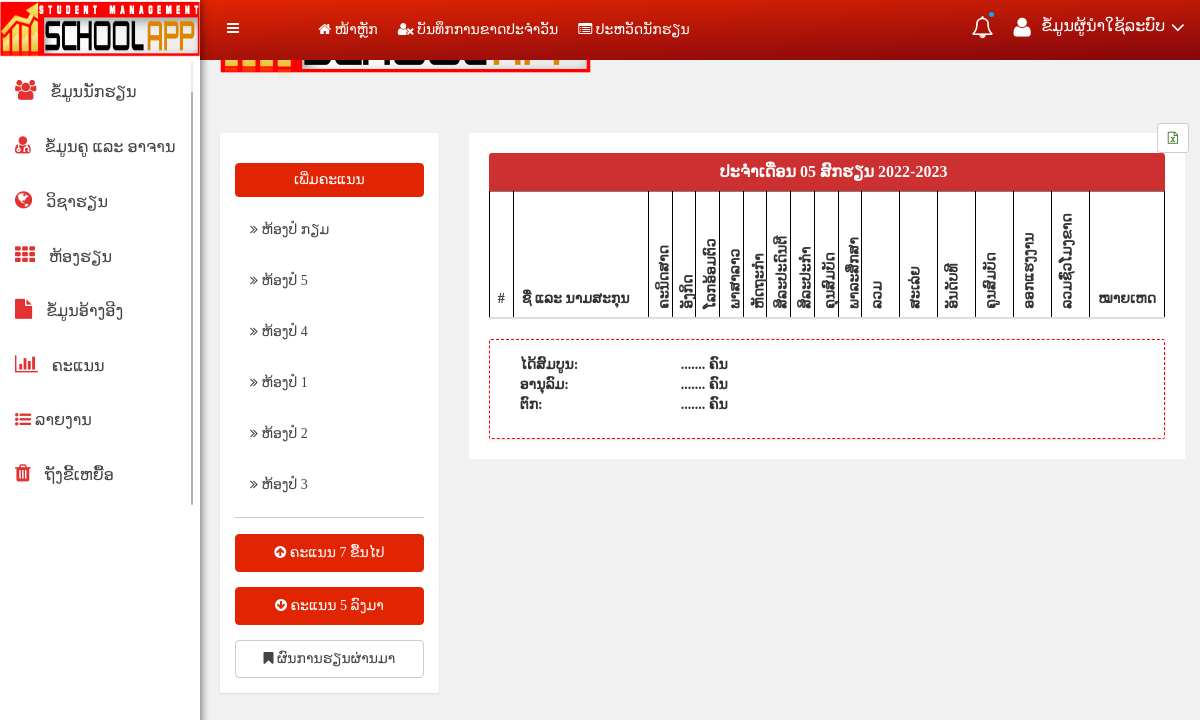
Page /view_5down.php (signed in) on the committed database.
### tables this page shows
CREATE TABLE `class_room`  (
  `class_id` int(3) NOT NULL AUTO_INCREMENT,
  `teach_id` int(5) NOT NULL,
  `class_name` varchar(20) NOT NULL,
  `class_remark` varchar(100) NOT NULL,
  `user` varchar(100) NOT NULL,
  `time` datetime(0) NULL DEFAULT NULL,
  PRIMARY KEY (`class_id`) USING BTREE,
  INDEX `teach_id`(`teach_id`) USING BTREE,
  CONSTRAINT `class_room_ibfk_2` FOREIGN KEY (`teach_id`) REFERENCES `teacher` (`teach_id`) ON DELETE RESTRICT ON UPDATE RESTRICT
);

CREATE TABLE `subject`  (
  `sub_id` int(3) NOT NULL AUTO_INCREMENT,
  `teach_id` int(5) NOT NULL,
  `sub_name` varchar(50) NOT NULL,
  `sub_remark` varchar(100) NOT NULL,
  `user` varchar(40) NOT NULL,
  PRIMARY KEY (`sub_id`, `sub_name`) USING BTREE,
  INDEX `teach_id`(`teach_id`) USING BTREE,
  INDEX `sub_id`(`sub_id`) USING BTREE,
  CONSTRAINT `subject_ibfk_1` FOREIGN KEY (`teach_id`) REFERENCES `teacher` (`teach_id`) ON DELETE RESTRICT ON UPDATE RESTRICT
);

### mysql.php (called while the page is built, shortened)
<?php
    $month1=date("m");
    $nextyear=date("Y")+1;
    $curyear=date("Y");
?>

### view_5down.php (the view, shortened to what this page needs)
<?php
include('mysql.php');
if($_SESSION['authuser']!=1){
	header('location:Login.php');
}
else{
	?>
	<!doctype html>
	<html class="no-js" lang="en">
	<head>
</head>
<body>
	<?php include 'menu.php' ?>
	<div class="mailbox-view-area mg-tb-15">
		<div class="container-fluid">
			<div class="row">
				<div class="col-md-3 col-md-3 col-sm-3 col-xs-12">
					<div class="hpanel responsive-mg-b-30">
						<div class="panel-body">
							<div class="dropdown custonfile">
								<a class="dropdown-toggle btn btn-primary btn-block" href="#" data-toggle="dropdown">
									ເພີ່ມຄະແນນ
								</a>
									<?php
									include 'mysql.php';
									?>
							</div>
							<ul class="mailbox-list">
								<?php
								include 'mysql.php';
								$mysqli=mysqli_query($con,"select*from class_room");
								while($res=mysqli_fetch_array($mysqli)){
									echo "<li><a href='view_score.php?view_sc=$res[0]'><i class='fa fa-angle-double-right'></i> $res[2]</a></li>";
								}
								?>
							</ul>
							<hr>
							<ul class="mailbox-list">
								<li>
									<div class="dropup custonfile">
										<a class="dropdown-toggle btn btn-primary btn-block" href="#" data-toggle="dropdown">
											<i class="fa fa-arrow-circle-up"></i>	ຄະແນນ 7 ຂື້ນໄປ
										</a>
											<?php
											include 'mysql.php';
											?>
									</div>
								</li>
								<li><div class="dropup custonfile">
									<a class="dropdown-toggle btn btn-primary btn-block" href="#" data-toggle="dropdown">
										<i class="fa fa-arrow-circle-down"></i>	ຄະແນນ 5 ລົງມາ
									</a>
										<?php
										include 'mysql.php';
										?>
								</div>
							</li>
							<li>
								<div class="dropup custonfile">
									<a class="dropdown-toggle btn btn-default btn-block" href="#" data-toggle="dropdown">
										<i class="fa fa-bookmark"></i> ຜົນການຮຽນຜ່ານມາ
									</a>
										<?php
										include 'mysql.php';
										?>
								</div>
							</li>
						</ul>
					</div>
				</div>
			</div>
			<div class="col-md-9 col-md-9 col-sm-9 col-xs-12">
				<div class="btn-group" style="float: right;margin-top: -10px;margin-right: -4px" data-toggle="tooltip" data-placement="left" title="ສົ່ງອອກເປັນ Excel">
					<button type='submit' class="btn btn-default btn-sm" onclick="Export();"><i class="fa fa-file-excel-o" style="color:#337217!important"></i></button>
				</div>
				<div class="hpanel email-compose mailbox-view mg-b-15" id="data">
					<?php
					$cl_id=$_GET['view_sc'];
					$shows=mysqli_query($con,"select class_name,class_id from class_room where class_id='$cl_id'");
					$sw=mysqli_fetch_array($shows);
					$sc=$sw[0];
					?>
					<div class="panel-heading" style="background-color:#CC3030;color:white;text-align:center">
						<h2 class="panel-title">
							<?php echo $sc;?> ປະຈຳເດືອນ
							<?php echo $month1.' '.'ສົກຮຽນ'.' '.$curyear.'-'.$nextyear;?>
						</h2>
					</div>
					<table class="table table-hover table-striped" border=1>
						<thead>
							<tr>
								<th style="width: 3%">#</th>
								<th style="width: 20%">ຊື່ ແລະ ນາມສະກຸນ</th>
								<?php
								include 'mysql.php';
								$sqli=mysqli_query($con,"select*from subject");
								while($sj=mysqli_fetch_array($sqli)){
									?>
									<th class='rotate' style="width: 25px">
										<div style="margin-top: -20px!important;width: 140px">
											<?php
											echo $sj['sub_name'] ;
											?>
										</div><br><br><br>
									</th>
									<?php } ?>
									<th class='rotate'>
										<div style="margin-top: -20px!important;width: 140px">ລວມ</div><br><br><br>
									</th>
									<th class='rotate'>
										<div style="margin-top: -20px!important;width: 140px">ສະເລ່ຍ</div><br><br><br>
									</th>
									<th class='rotate'>
										<div style="margin-top: -20px!important;width: 140px">ອັນດັບທີ</div><br><br><br>
									</th>
									<th class='rotate'>
										<div style="margin-top: -20px!important;width: 140px">ຄູນສົມບັດ</div><br><br><br>
									</th>
									<th class='rotate'>
										<div style="margin-top: -20px!important;width: 140px">ອອກແຮງງານ</div><br><br><br>
									</th>
									<th class='rotate'>
										<div style="margin-top: -20px!important;width: 140px">ລວມຊົ່ວໂມງຂາດ</div><br><br><br>
									</th>
									<th style="text-align: center">ໝາຍເຫດ</th>
								</tr>
							</thead>
								<?php
								include 'mysql.php';
									?>
									</table>
									<div class="panel-body" style="height: 100px;border:1px dashed red;font-weight: bold;">
										<div class="col-sm-3">
											ໄດ້ສົມບູນ:<br>
											ອານຸລົມ:<br>
											ຕົກ:<br>
										</div>
										<div class="col-sm-3">
											....... ຄົນ<br>
											....... ຄົນ<br>
											....... ຄົນ<br>
										</div>
										<div class="col-sm-3"></div>
										<div class="col-sm-3"></div>
									</div>
								</div>
							</div>
						</div>
					</div>
				</div>
			</body>
			</html>
			<?php
		}
		?>

### css/main.css (style rules this page uses)
html { color: #222; font-size: 1em; line-height: 1.4; }
hr { display: block; height: 1px; border: 0; border-top: 1px solid #ccc; margin: 1em 0; padding: 0; }

### style.css (style rules this page uses)
html, body { height: 100%; font-family: 'Phetsarath OT', sans-serif;font-weight:400;background:#F2F1F1; }
h1, h2, h3, h4, h5, h6 { margin: 0 0 10px; font-weight:700; }
a { transition: all 0.3s ease 0s;text-decoration:none; }
a:visited, a:link, a:active { text-decoration: none; }
ul { list-style: outside none none; margin: 0; padding: 0 }
.mg-tb-15 { margin:15px 0px; }
.mg-b-15 { margin-bottom:15px; }
.hpanel .panel-body { background: #fff; border-radius: 2px; padding: 15px; position: relative; -webkit-box-shadow: 0px 1px 2px 0px rgba(0, 0, 0, 0.1); box-shadow: 0px 1px 2px 0px rgba(0, 0, 0, 0.1); }
.panel-body { padding: 15px; background:#fff; }
ul.mailbox-list li a, ul.h-list li a { padding: 8px 15px; display: block; font-size: 14px; transition:all .4s ease 0s }
.panel-body a { font-size: 14px; color: #444; margin-top: 15px; transition:all .4s ease 0s }
.hpanel.email-compose { background: #fff; padding:20px; }
.mailbox-view .panel-heading { padding: 10px 0px; }
.custonfile .btn-primary { color: #fff; background-color: #e12503; border-color: #e12503; }
.panel-body a { font-size: 14px; color: #444; margin-top: 15px; }

### view_5down.php (style rules this page uses)
.rotate { text-align: left; white-space: nowrap; vertical-align: middle; width: 3em; height: 9em; }
.rotate div { -moz-transform: rotate(-90.0deg); -o-transform: rotate(-90.0deg); -webkit-transform: rotate(-90.0deg); filter: progid:DXImageTransform.Microsoft.BasicImage(rotation=0.083); -ms-filter: "progid:DXImageTransform.Microsoft.BasicImage(rotation=0.083)"; margin-left: -4.5em; margin-right: -10em; }
th { font-family:phetsarath OT; border: 1px black solid; }

### menu.php (style rules this page uses)
body { font-family: phetsarath OT !important }
.panel-heading { padding-left: 2%!important }

### rows in the picture
class_room: class_name "ຫ້ອງປໍ ກຽມ"
class_room: class_name "ຫ້ອງປໍ 5"
class_room: class_name "ຫ້ອງປໍ 4"
class_room: class_name "ຫ້ອງປໍ 1"
class_room: class_name "ຫ້ອງປໍ 2"
class_room: class_name "ຫ້ອງປໍ 3"
subject: sub_name "ຄະນິດສາດ"
subject: sub_name "ອັງກິດ"
subject: sub_name "ໂລກອ້ອມຕົວ"
subject: sub_name "ພາສາລາວ"
subject: sub_name "ຫັດຖະກຳ"
subject: sub_name "ສິລະປະດົນຕີ"
subject: sub_name "ສິລະປະກຳ"
subject: sub_name "ຄຸນສົມບັດ"
subject: sub_name "ພາລະສຶກສາ"

### other values in the picture
$month1 "05"
$curyear "2022"
$nextyear "2023"
